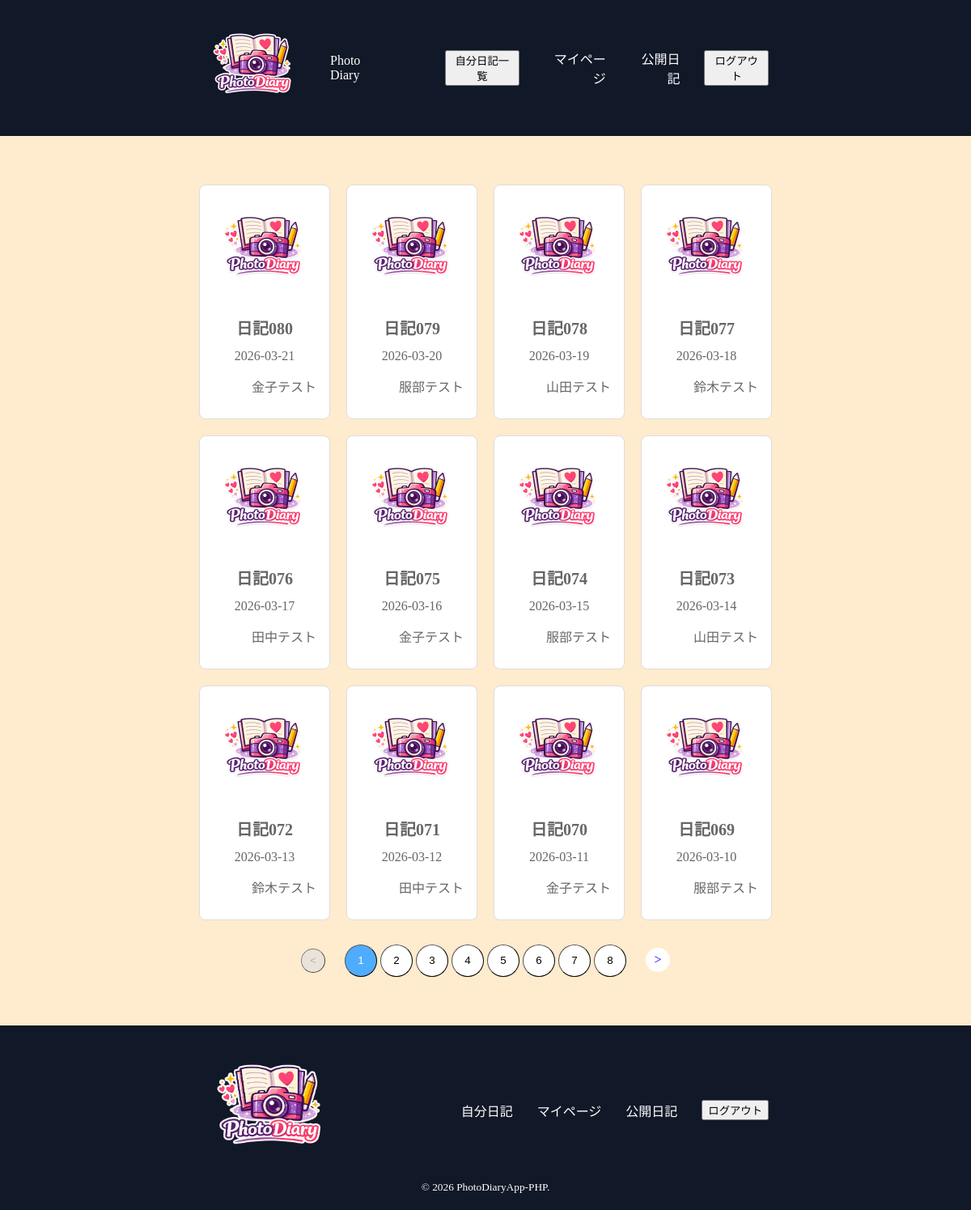
The page / (signed in) on the database its author committed.
### tables this page shows
CREATE TABLE `diaries` (
  `id` bigint(20) unsigned NOT NULL AUTO_INCREMENT,
  `user_id` bigint(20) unsigned NOT NULL,
  `title` varchar(255) NOT NULL,
  `diary_date` date NOT NULL,
  `is_public` tinyint(1) NOT NULL,
  `body` text NOT NULL,
  `image` varchar(255) DEFAULT NULL,
  `created_at` timestamp NULL DEFAULT NULL,
  `updated_at` timestamp NULL DEFAULT NULL,
  PRIMARY KEY (`id`)
);

CREATE TABLE `users` (
  `id` bigint(20) unsigned NOT NULL AUTO_INCREMENT,
  `name` varchar(255) NOT NULL,
  `email` varchar(255) NOT NULL,
  `icon` varchar(255) NOT NULL,
  `introduction` varchar(255) DEFAULT NULL,
  `remember_token` varchar(255) DEFAULT NULL,
  `password` varchar(255) NOT NULL,
  `created_at` timestamp NULL DEFAULT NULL,
  `updated_at` timestamp NULL DEFAULT NULL,
  PRIMARY KEY (`id`),
  UNIQUE KEY `users_email_unique` (`email`)
);

### app/controllers/DiaryController.php (called while the page is built, shortened)
<?php
require_once BASE_PATH . '/databases/db.php';
class DiaryController
{
    public function index(): void
    {
			global $pdo;
			$page = isset($_GET['page']) ? (int)$_GET['page'] : 1 ;
			$page = max($page, 1);
			$perPage = PER_PAGE;
			$countSql = "
				SELECT COUNT(*)
				FROM diaries
				WHERE is_public = 1
			";
			$countStmt = $pdo->query($countSql);
			$totalCount = (int)$countStmt->fetchColumn();
			$totalPages = (int)ceil($totalCount/$perPage);
			$offset = ($page -1) * $perPage;
			$sql = "
					SELECT
							d.*,
							u.name AS user_name
					FROM diaries d
					INNER JOIN users u ON d.user_id = u.id
					WHERE d.is_public = 1
					ORDER BY d.diary_date DESC
					LIMIT :limit
					OFFSET :offset
			";
			$stmt = $pdo->prepare($sql);
			$stmt->bindValue(':limit', $perPage, PDO::PARAM_INT);
			$stmt->bindValue(':offset', $offset, PDO::PARAM_INT);
			$stmt->execute();
			$diaries = $stmt->fetchAll(PDO::FETCH_ASSOC);
			require __DIR__ . '/../views/diaries/index.php';
    }
}

### app/views/components/diary/card.php (the view)
<article class="diary-card">
	<a href="/show/<?= htmlspecialchars($diary['id'], ENT_QUOTES, 'UTF-8') ?>">
	<img src="<?= htmlspecialchars($diary['image'] ?: '/images/default.png', ENT_QUOTES, 'UTF-8') ?>" alt="日記画像" class="diary-image">
		<h2 class="diary-title">
			<?= htmlspecialchars($diary['title'], ENT_QUOTES, 'UTF-8'); ?>
		</h2>
		<div class="diary-date">
			<?= htmlspecialchars($diary['diary_date'], ENT_QUOTES, 'UTF-8'); ?>
		</div>
		<p class="diary-user">
			<?= nl2br(htmlspecialchars($diary['user_name'], ENT_QUOTES, 'UTF-8')); ?>
		</p>
	</a>
</article>

### public/index.php (shortened to what this page needs)
<?php
require_once __DIR__ . '/../app/controllers/DiaryController.php';
$path = parse_url($_SERVER['REQUEST_URI'], PHP_URL_PATH);
if ($path === '/' || $path === '') {
    $controller = new DiaryController();
    $controller->index();
    exit;
}

### app/views/components/common/head.php (shortened to what this page needs)
<!DOCTYPE html>
<html lang="ja">
<head>
	<link rel="stylesheet" href="/css/common.css">
	<link rel="stylesheet" href="/css/header.css">
	<link rel="stylesheet" href="/css/footer.css">
	<link rel="stylesheet" href="/css/diaries.css">
	<link rel="stylesheet" href="/css/detail.css">
	<link rel="stylesheet" href="/css/register.css">
	<link rel="stylesheet" href="/css/edit.css">
</head>

### app/views/components/common/header.php
<header class="">
	<div class="flex">
		<div class="flex">
			<a href="/" class="flex">
				<img src="/images/default.png" class="logo">
				<span class="">Photo Diary</span>
			</a>
		</div>
		<nav class="right">
			<ul class="flex right">
				<?php if(!empty($_SESSION['user'])) :?>
				<li class="">
					<form method="GET" action="/myDiaries" class="">
						<button type="submit" class="">
							自分日記一覧
						</button>
					</form>
				</li>
				<li class="">
					<a href="#" class="">
						マイページ
					</a>
				</li>
				<li class="">
					<a href="diaries" class="">
						公開日記
					</a>
				</li>
				<li class="">
					<form method="POST" action="/logout" class="">
						<button type="submit" class="">
							ログアウト
						</button>
					</form>
				</li>
				<?php endif ;?>
			</ul>
		</nav>
	</div>
</header>

### app/views/diaries/index.php (shortened to what this page needs)
<?php require('../app/views/components/common/head.php') ?>
<?php require('../app/views/components/common/header.php') ?>
<body>
	<main>
		<section>
			<div>
				<div class="diary-list">
					<?php foreach ($diaries as $diary): ?>
					<?php require('../app/views/components/diary/card.php') ?>
					<?php endforeach; ?>
				</div>
			</div>
			<?php require('../app/views/components/common/pagination.php') ?>
		</section>
	</main>
</body>
<?php require('../app/views/components/common/footer.php') ?>
</html>

### app/views/components/common/pagination.php
<?php if ($totalPages > 1): ?>
<div class="pagination">
	<?php
		$isFirstPage = ($page === 1);
		$nextPage = $page - 1;
	?>
	<?php if ($isFirstPage): ?>
		<button class="page-button arrow gray"><</button>
	<?php else: ?>
		<a href="?page=<?= $nextPage ?>" class="page-button arrow"><</a>
	<?php endif; ?>
	<?php for ($i = 1; $i <= $totalPages; $i++): ?>
		<?php if ($page === $i): ?>
			<button class="page-button current"><?= $i ?></button>
		<?php else: ?>
			<a href="?page=<?= $i ?>"><button class="page-button"><?= $i ?></button></a>
		<?php endif; ?>
	<?php endfor; ?>
	<?php
		$isLastPage = ($page === $totalPages);
		$nextPage = $page + 1;
	?>
	<?php if ($isLastPage): ?>
		<button class="page-button arrow gray">></button>
	<?php else: ?>
		<a href="?page=<?= $nextPage ?>" class="page-button arrow">></a>
	<?php endif; ?>
</div>
<?php endif; ?>

### app/views/components/common/footer.php
<footer>
	<div class="flex">
		<div class="">
			<a href="/" class="flex">
				<img src="/images/default.png" class="logo-mid">
			</a>
		</div>
		<nav class="">
			<ul class="flex">
			<?php if(!empty($_SESSION['user'])) :?>
				<li class="">
					<a href="#" class="">
						自分日記
					</a>
				</li>
				<li class="">
					<a href="#" class="">
						マイページ
					</a>
				</li>
				<li class="">
					<a href="diaries" class="">
						公開日記
					</a>
				</li>
				<li class="">
					<form method="POST" action="/logout" class="">
						<button type="submit" class="">
							ログアウト
						</button>
					</form>
				</li>
				<?php endif ;?>
			</ul>
		</nav>
	</div>
	<div class="copy-light">
		<small>&copy; 2026 PhotoDiaryApp-PHP.</small>
	</div>
</footer>

### public/css/common.css (style rules this page uses)
body { margin: 0; }
main { background-color: blanchedalmond; }
section { padding: 60px 100px; }

### public/css/header.css (style rules this page uses)
.logo { width: 128px; height: 128px; object-fit: cover; display: block; margin:0 auto; }
.flex { display: flex; justify-content: space-between; gap:30px; align-items: center; }
header { padding: 20px 250px; background-color: rgb(17 24 39); }
.right { text-align:right; }
header a { color: white; text-decoration: none; }
li { list-style: none; }

### public/css/footer.css (style rules this page uses)
.logo-mid { width: 170px; height: 170px; object-fit: cover; display: block; margin:0 auto; }
.flex { display: flex; justify-content: space-between; gap:30px; align-items: center; }
footer { padding: 20px 250px; background-color: rgb(17 24 39); }
.right { text-align:right; }
footer a { color: white; text-decoration: none; }
li { list-style: none; }
.copy-light { display: block; color:white; text-align: center; }

### public/css/diaries.css (style rules this page uses)
.diary-list { display: grid; grid-template-columns: repeat(4,1fr); gap: 20px; }
.diary-card { border: 1px solid #ddd; border-radius: 8px; padding: 16px; background: #fff; }
.diary-image { width: 128px; height: 128px; object-fit: cover; display: block; margin:0 auto; }
h2.diary-title { color: #666; font-size: 20px; margin-bottom: 12px; text-align: center; }
a { text-decoration: none; }
.diary-card a { color: #666; color: inherit; }
.diary-date { color: #666; margin-bottom: 12px; text-align: center; }
.diary-user { color: #666; margin-bottom: 12px; text-align: right; }
.pagination { margin-top: 30px; text-align: center; }
.page-button { width: 40px; height: 40px; border-radius: 50%; display: inline-flex; align-items: center; justify-content: center; border-width: thin; background-color: white; }
.current { background-color: #4facfe; color: #fff; }
.gray { background-color: #e0e0e0; color: #999; cursor: not-allowed; opacity: 0.7; }
.page-button { transition: 0.2s; }
.arrow { margin: 0 20px; width: 30px; height: 30px; }

### public/css/detail.css (style rules this page uses)
img { width: 256px; height: auto; margin: 0 auto; border-radius: 8px; }

### public/css/register.css (style rules this page uses)
main { display: flex; justify-content: center; align-items: center; }
.right { display: flex; justify-content: right; gap: 30px; }

### rows shown on the page
diaries: title "日記080", diary_date "2026-03-21", user.name "金子テスト"
diaries: title "日記079", diary_date "2026-03-20", user.name "服部テスト"
diaries: title "日記078", diary_date "2026-03-19", user.name "山田テスト"
diaries: title "日記077", diary_date "2026-03-18", user.name "鈴木テスト"
diaries: title "日記076", diary_date "2026-03-17", user.name "田中テスト"
diaries: title "日記075", diary_date "2026-03-16", user.name "金子テスト"
diaries: title "日記074", diary_date "2026-03-15", user.name "服部テスト"
diaries: title "日記073", diary_date "2026-03-14", user.name "山田テスト"
diaries: title "日記072", diary_date "2026-03-13", user.name "鈴木テスト"
diaries: title "日記071", diary_date "2026-03-12", user.name "田中テスト"
diaries: title "日記070", diary_date "2026-03-11", user.name "金子テスト"
diaries: title "日記069", diary_date "2026-03-10", user.name "服部テスト"
